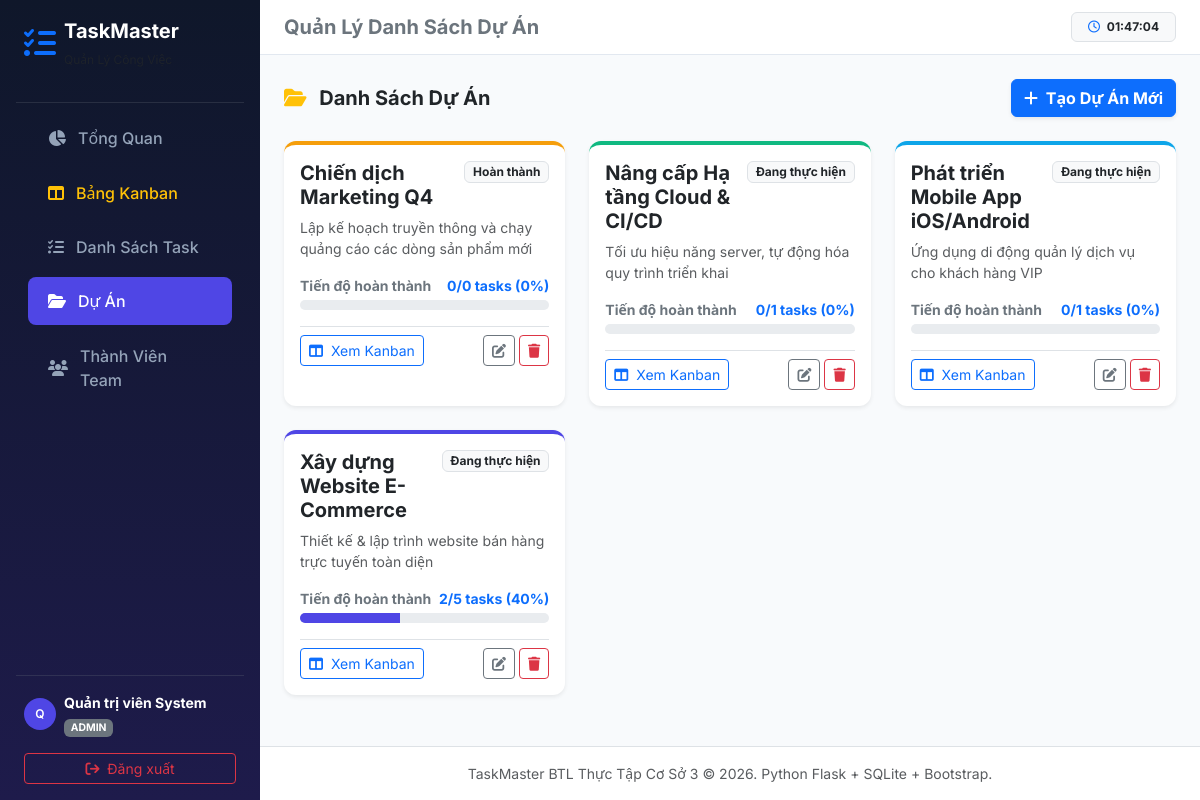
Screenshot of /projects (signed in) with the database file from the repository.
### tables this page shows
CREATE TABLE projects (
            id INTEGER PRIMARY KEY AUTOINCREMENT,
            name TEXT NOT NULL,
            description TEXT,
            color TEXT DEFAULT '#4f46e5',
            status TEXT NOT NULL DEFAULT 'Đang thực hiện',
            created_at TIMESTAMP DEFAULT CURRENT_TIMESTAMP
        );

### app.py (the view)
@app.route('/projects')
@login_required
def projects():
    conn = get_db_connection()
    projects_list = conn.execute('''
        SELECT p.*,
               COUNT(t.id) as total_tasks,
               SUM(CASE WHEN t.status = 'Completed' THEN 1 ELSE 0 END) as done_tasks,
               SUM(CASE WHEN t.status = 'In Progress' THEN 1 ELSE 0 END) as in_progress_tasks,
               SUM(CASE WHEN t.status = 'To Do' THEN 1 ELSE 0 END) as todo_tasks
        FROM projects p
        LEFT JOIN tasks t ON p.id = t.project_id
        GROUP BY p.id
        ORDER BY p.id DESC
    ''').fetchall()
    conn.close()
    return render_template('projects.html', projects=projects_list)

### app.py (called while the page is built)
def login_required(f):
    @functools.wraps(f)
    def decorated_function(*args, **kwargs):
        if 'user_id' not in session:
            flash('Vui lòng đăng nhập để sử dụng ứng dụng!', 'warning')
            return redirect(url_for('login', next=request.url))
        return f(*args, **kwargs)
    return decorated_function

@app.context_processor
def inject_user():
    return dict(
        current_user=session.get('fullname'),
        current_role=session.get('role'),
        current_username=session.get('username'),
        current_user_id=session.get('user_id')
    )

### database.py (called while the page is built)
def get_db_connection():
    conn = sqlite3.connect(DB_FILE)
    conn.row_factory = sqlite3.Row
    return conn

### templates/projects.html (shortened to what this page needs)
{% extends 'base.html' %}
{% block header_title %}Quản Lý Danh Sách Dự Án{% endblock %}
{% block content %}
<div class="d-flex justify-content-between align-items-center mb-4">
    <h5 class="fw-bold text-dark mb-0"><i class="fa-solid fa-folder-open text-warning me-2"></i> Danh Sách Dự Án</h5>
    <button type="button" class="btn btn-primary fw-bold shadow-sm" data-bs-toggle="modal" data-bs-target="#addProjectModal">
        <i class="fa-solid fa-plus me-1"></i> Tạo Dự Án Mới
    </button>
</div>
<div class="row g-4">
    {% for p in projects %}
    {% set done = p['done_tasks'] or 0 %}
    {% set total = p['total_tasks'] or 0 %}
    {% set percent = (done / total * 100) | round | int if total > 0 else 0 %}
    <div class="col-md-6 col-lg-4">
        <div class="card h-100 shadow-sm border-0 border-top border-4" style="border-top-color: {{ p['color'] }} !important;">
            <div class="card-body">
                <div class="d-flex justify-content-between align-items-start mb-2">
                    <h5 class="fw-bold text-dark mb-0">{{ p['name'] }}</h5>
                    <span class="badge bg-light text-dark border">{{ p['status'] }}</span>
                </div>
                <p class="text-muted small mb-3" style="min-height: 40px;">{{ p['description'] or 'Chưa có mô tả chi tiết cho dự án này.' }}</p>
                <div class="mb-3">
                    <div class="d-flex justify-content-between align-items-center mb-1">
                        <small class="fw-bold text-secondary">Tiến độ hoàn thành</small>
                        <small class="fw-bold text-primary">{{ done }}/{{ total }} tasks ({{ percent }}%)</small>
                    </div>
                    <div class="progress" style="height: 10px;">
                        <div class="progress-bar" role="progressbar" style="width: {{ percent }}%; background-color: {{ p['color'] }};" aria-valuenow="{{ percent }}" aria-valuemin="0" aria-valuemax="100"></div>
                    </div>
                </div>
                <div class="d-flex justify-content-between align-items-center pt-2 border-top">
                    <a href="{{ url_for('kanban', project_id=p['id']) }}" class="btn btn-sm btn-outline-primary">
                        <i class="fa-solid fa-table-columns me-1"></i> Xem Kanban
                    </a>
                    <div class="d-flex gap-1">
                        <button class="btn btn-sm btn-outline-secondary" data-bs-toggle="modal" data-bs-target="#editProjModal{{ p['id'] }}">
                            <i class="fa-solid fa-pen-to-square"></i>
                        </button>
                        <form action="{{ url_for('project_delete', id=p['id']) }}" method="POST" class="d-inline" onsubmit="return confirm('Bạn có chắc chắn muốn xóa dự án này? Các task thuộc dự án sẽ bị gỡ liên kết.');">
                            <button type="submit" class="btn btn-sm btn-outline-danger">
                                <i class="fa-solid fa-trash"></i>
                            </button>
                        </form>
                    </div>
                </div>
            </div>
        </div>
    </div>
    {% else %}
    <div class="col-12 text-center text-muted py-5">Chưa có dự án nào được tạo.</div>
    {% endfor %}
</div>
{% endblock %}

### static/css/style.css (style rules this page uses)
:root { --primary-color: #4f46e5; --primary-hover: #4338ca; --bg-light: #f8fafc; --card-shadow: 0 4px 6px -1px rgba(0, 0, 0, 0.05), 0 2px 4px -1px rgba(0, 0, 0, 0.03); --card-shadow-hover: 0 10px 15px -3px rgba(0, 0, 0, 0.08), 0 4px 6px -2px rgba(0, 0, 0, 0.04); }
body { font-family: 'Inter', system-ui, -apple-system, BlinkMacSystemFont, 'Segoe UI', Roboto, sans-serif; background-color: var(--bg-light); color: #334155; min-height: 100vh; }
.card { border: none; border-radius: 0.75rem; box-shadow: var(--card-shadow); transition: transform 0.2s ease, box-shadow 0.2s ease; }

### rows the page displays
projects: name "Chiến dịch Marketing Q4", status "Hoàn thành", description "Lập kế hoạch truyền thông và chạy quảng cáo các dòng sản phẩm mới", done "0", total "0", percent "0"
projects: name "Nâng cấp Hạ tầng Cloud & CI/CD", status "Đang thực hiện", description "Tối ưu hiệu năng server, tự động hóa quy trình triển khai", done "0", total "1", percent "0"
projects: name "Phát triển Mobile App iOS/Android", status "Đang thực hiện", description "Ứng dụng di động quản lý dịch vụ cho khách hàng VIP", done "0", total "1", percent "0"
projects: name "Xây dựng Website E-Commerce", status "Đang thực hiện", description "Thiết kế & lập trình website bán hàng trực tuyến toàn diện", done "2", total "5", percent "40"

### other values shown
{{ current_user[0] | upper if current_user else 'U' }} "Q"
{{ current_user }} "Quản trị viên System"
{{ current_role | upper }} "ADMIN"
